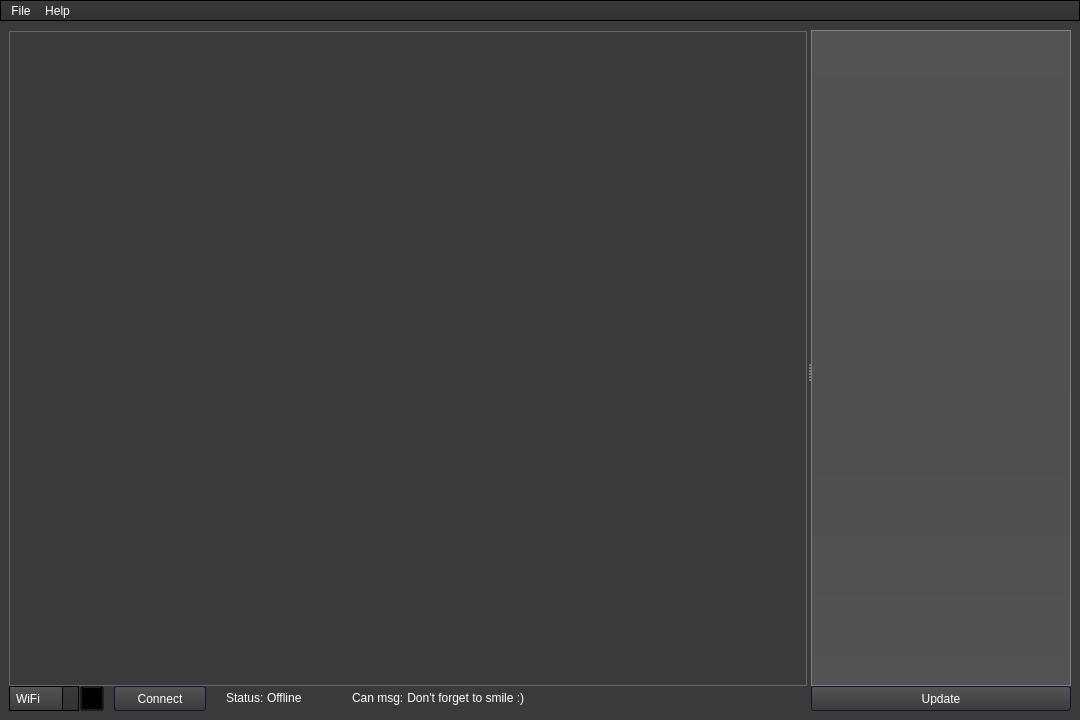
<?xml version="1.0" encoding="UTF-8"?>
<ui version="4.0">
 <class>MainWindow</class>
 <widget class="QMainWindow" name="MainWindow">
  <property name="enabled">
   <bool>true</bool>
  </property>
  <property name="geometry">
   <rect>
    <x>0</x>
    <y>0</y>
    <width>1080</width>
    <height>720</height>
   </rect>
  </property>
  <property name="sizePolicy">
   <sizepolicy hsizetype="MinimumExpanding" vsizetype="Expanding">
    <horstretch>0</horstretch>
    <verstretch>0</verstretch>
   </sizepolicy>
  </property>
  <property name="minimumSize">
   <size>
    <width>1080</width>
    <height>720</height>
   </size>
  </property>
  <property name="windowTitle">
   <string>CanReader FS Tul Racing</string>
  </property>
  <property name="windowIcon">
   <iconset>
    <normaloff>../Images/formula-1.svg</normaloff>../Images/formula-1.svg</iconset>
  </property>
  <property name="autoFillBackground">
   <bool>false</bool>
  </property>
  <property name="styleSheet">
   <string notr="true">/*Copyright (c) DevSec Studio. All rights reserved.

MIT License

Permission is hereby granted, free of charge, to any person obtaining a copy
of this software and associated documentation files (the &quot;Software&quot;), to deal
in the Software without restriction, including without limitation the rights
to use, copy, modify, merge, publish, distribute, sublicense, and/or sell
copies of the Software, and to permit persons to whom the Software is
furnished to do so, subject to the following conditions:

The above copyright notice and this permission notice shall be included in all
copies or substantial portions of the Software.

THE SOFTWARE IS PROVIDED *AS IS*, WITHOUT WARRANTY OF ANY KIND, EXPRESS OR
IMPLIED, INCLUDING BUT NOT LIMITED TO THE WARRANTIES OF MERCHANTABILITY,
FITNESS FOR A PARTICULAR PURPOSE AND NONINFRINGEMENT. IN NO EVENT SHALL THE
AUTHORS OR COPYRIGHT HOLDERS BE LIABLE FOR ANY CLAIM, DAMAGES OR OTHER
LIABILITY, WHETHER IN AN ACTION OF CONTRACT, TORT OR OTHERWISE, ARISING FROM,
OUT OF OR IN CONNECTION WITH THE SOFTWARE OR THE USE OR OTHER DEALINGS IN THE SOFTWARE.
*/

/*-----QWidget-----*/
QWidget
{
	background-color: #3a3a3a;
	color: #fff;
	selection-background-color: #b78620;
	selection-color: #000;

}


/*-----QLabel-----*/
QLabel
{
	background-color: transparent;
	color: #fff;

}


/*-----QMenuBar-----*/
QMenuBar 
{
	background-color: qlineargradient(spread:repeat, x1:1, y1:0, x2:1, y2:1, stop:0 rgba(57, 57, 57, 255),stop:1 rgba(50, 50, 50, 255));
	border: 1px solid #000;
	color: #fff;

}


QMenuBar::item 
{
	background-color: transparent;

}


QMenuBar::item:selected 
{
	background-color: rgba(183, 134, 32, 20%);
	border: 1px solid #b78620;
	color: #fff;

}


QMenuBar::item:pressed 
{
	background-color: rgb(183, 134, 32);
	border: 1px solid #b78620;
	color: #fff;

}


/*-----QMenu-----*/
QMenu
{
    background-color: qlineargradient(spread:repeat, x1:1, y1:0, x2:1, y2:1, stop:0 rgba(57, 57, 57, 255),stop:1 rgba(50, 50, 50, 255));
    border: 1px solid #222;
    padding: 4px;
	color: #fff;

}


QMenu::item
{
    background-color: transparent;
    padding: 2px 20px 2px 20px;

}


QMenu::separator
{
   	background-color: rgb(183, 134, 32);
	height: 1px;

}


QMenu::item:disabled
{
    color: #555;
    background-color: transparent;
    padding: 2px 20px 2px 20px;

}


QMenu::item:selected
{
	background-color: rgba(183, 134, 32, 20%);
	border: 1px solid #b78620;
	color: #fff;

}


/*-----QToolBar-----*/
QToolBar
{
	background-color: qlineargradient(spread:repeat, x1:1, y1:0, x2:1, y2:1, stop:0 rgba(69, 69, 69, 255),stop:1 rgba(58, 58, 58, 255));
	border-top: none;
	border-bottom: 1px solid #4f4f4f;
	border-left: 1px solid #4f4f4f;
	border-right: 1px solid #4f4f4f;

}


QToolBar::separator
{
	background-color: #2e2e2e;
	width: 1px;
    

}


/*-----QToolButton-----*/
QToolButton 
{
	background-color: transparent;
	color: #fff;
	padding: 5px;
	padding-left: 8px;
	padding-right: 8px;
	margin-left: 1px;
	border-right: solid 1px #051a39;
}


QToolButton:hover
{
	background-color: rgba(183, 134, 32, 20%);
	border: 1px solid #b78620;
	color: #fff;
	
}


QToolButton:pressed
{
	background-color: qlineargradient(spread:repeat, x1:1, y1:0, x2:1, y2:1, stop:0 rgba(57, 57, 57, 255),stop:1 rgba(50, 50, 50, 255));
	border: 1px solid #b78620;

}


QToolButton:checked
{
	background-color: qlineargradient(spread:repeat, x1:1, y1:0, x2:1, y2:1, stop:0 rgba(57, 57, 57, 255),stop:1 rgba(50, 50, 50, 255));
	border: 1px solid #222;
}


/*-----QPushButton-----*/
QPushButton
{
	background-color: qlineargradient(spread:repeat, x1:1, y1:0, x2:1, y2:1, stop:0 rgba(84, 84, 84, 255),stop:1 rgba(59, 59, 59, 255));
	color: #ffffff;
	min-width: 80px;
	border-style: solid;
	border-width: 1px;
	border-radius: 3px;
	border-color: #051a39;
	padding: 5px;

}


QPushButton::flat
{
	background-color: transparent;
	border: none;
	color: #fff;

}


QPushButton::disabled
{
	background-color: #404040;
	color: #656565;
	border-color: #051a39;

}


QPushButton::hover
{
	background-color: rgba(183, 134, 32, 20%);
	border: 1px solid #b78620;

}


QPushButton::pressed
{
	background-color: qlineargradient(spread:repeat, x1:1, y1:0, x2:1, y2:1, stop:0 rgba(74, 74, 74, 255),stop:1 rgba(49, 49, 49, 255));
	border: 1px solid #b78620;

}


QPushButton::checked
{
	background-color: qlineargradient(spread:repeat, x1:1, y1:0, x2:1, y2:1, stop:0 rgba(74, 74, 74, 255),stop:1 rgba(49, 49, 49, 255));
	border: 1px solid #222;

}


/*-----QLineEdit-----*/
QLineEdit
{
	background-color: #131313;
	color : #eee;
	border: 1px solid #343434;
	border-radius: 2px;
	padding: 3px;
	padding-left: 5px;

}


/*-----QPlainTExtEdit-----*/
QPlainTextEdit
{
	background-color: #131313;
	color : #eee;
	border: 1px solid #343434;
	border-radius: 2px;
	padding: 3px;
	padding-left: 5px;

}


/*-----QTabBar-----*/
QTabBar::tab
{
	background-color: qlineargradient(spread:repeat, x1:1, y1:0, x2:1, y2:1, stop:0 rgba(84, 84, 84, 255),stop:1 rgba(59, 59, 59, 255));
	color: #ffffff;
	border-style: solid;
	border-width: 1px;
	border-color: #666;
	border-bottom: none;
	padding: 5px;
	padding-left: 15px;
	padding-right: 15px;

}


QTabWidget::pane 
{
	background-color: red;
	border: 1px solid #666;
	top: 1px;

}


QTabBar::tab:last
{
	margin-right: 0; 

}


QTabBar::tab:first:!selected
{
	background-color: #0c0c0d;
	margin-left: 0px;

}


QTabBar::tab:!selected
{
	color: #b1b1b1;
	border-bottom-style: solid;
	background-color: #0c0c0d;

}


QTabBar::tab:selected
{
	margin-bottom: 0px;

}


QTabBar::tab:!selected:hover
{
	border-top-color: #b78620;

}


/*-----QComboBox-----*/
QComboBox
{
    background-color: qlineargradient(spread:repeat, x1:1, y1:0, x2:1, y2:1, stop:0 rgba(84, 84, 84, 255),stop:1 rgba(59, 59, 59, 255));
    border: 1px solid #000;
    padding-left: 6px;
    color: #ffffff;
    height: 20px;

}


QComboBox::disabled
{
	background-color: #404040;
	color: #656565;
	border-color: #051a39;

}


QComboBox:on
{	
	background-color: #b78620;
	color: #000;
}


QComboBox QAbstractItemView
{
    background-color: #383838;
    color: #ffffff;
    border: 1px solid black;
    selection-background-color: #b78620;
    outline: 0;

}


QComboBox::drop-down
{
	background-color: qlineargradient(spread:repeat, x1:1, y1:0, x2:1, y2:1, stop:0 rgba(57, 57, 57, 255),stop:1 rgba(50, 50, 50, 255));
    subcontrol-origin: padding;
    subcontrol-position: top right;
    width: 15px;
    border-left-width: 1px;
    border-left-color: black;
    border-left-style: solid; 

}


QComboBox::down-arrow
{
    image: url(./Images/arrow_down_gray_icon.png);
    width: 12px;
    height: 12px;
}


/*-----QSpinBox &amp; QDateTimeEdit-----*/
QSpinBox,
QDateTimeEdit 
{
    background-color: #131313;
	color : #eee;
	border: 1px solid #343434;
	padding: 3px;
	padding-left: 5px;
    border-radius : 2px;

}


QSpinBox::up-button, 
QDateTimeEdit::up-button
{
	border-top-right-radius:2px;
	background-color: #777777;
    width: 16px; 
    border-width: 1px;

}


QSpinBox::up-button:hover, 
QDateTimeEdit::up-button:hover
{
	background-color: #585858;

}


QSpinBox::up-button:pressed, 
QDateTimeEdit::up-button:pressed
{
	background-color: #252525;
    width: 16px; 
    border-width: 1px;

}


QSpinBox::up-arrow,
QDateTimeEdit::up-arrow
{
    image: url(://arrow-up.png);
    width: 7px;
    height: 7px;

}


QSpinBox::down-button, 
QDateTimeEdit::down-button
{
	border-bottom-right-radius:2px;
	background-color: #777777;
    width: 16px; 
    border-width: 1px;

}


QSpinBox::down-button:hover, 
QDateTimeEdit::down-button:hover
{
	background-color: #585858;

}


QSpinBox::down-button:pressed, 
QDateTimeEdit::down-button:pressed
{
	background-color: #252525;
    width: 16px; 
    border-width: 1px;

}


QSpinBox::down-arrow,
QDateTimeEdit::down-arrow
{
    image: url(://arrow-down.png);
    width: 7px;
    height: 7px;

}


/*-----QGroupBox-----*/
QGroupBox 
{
    border: 1px solid;
    border-color: #666666;
	border-radius: 5px;
    margin-top: 20px;

}


QGroupBox::title  
{
    background-color: transparent;
    color: #eee;
    subcontrol-origin: margin;
    padding: 5px;
	border-top-left-radius: 3px;
	border-top-right-radius: 3px;

}


/*-----QHeaderView-----*/
QHeaderView::section
{
    background-color: qlineargradient(spread:repeat, x1:1, y1:0, x2:1, y2:1, stop:0 rgba(60, 60, 60, 255),stop:1 rgba(50, 50, 50, 255));
	border: 1px solid #000;
    color: #fff;
    text-align: left;
	padding: 4px;
	
}


QHeaderView::section:disabled
{
    background-color: #525251;
    color: #656565;

}


QHeaderView::section:checked
{
    background-color: qlineargradient(spread:repeat, x1:1, y1:0, x2:1, y2:1, stop:0 rgba(60, 60, 60, 255),stop:1 rgba(50, 50, 50, 255));
    color: #fff;

}


QHeaderView::section::vertical::first,
QHeaderView::section::vertical::only-one
{
    border-top: 1px solid #353635;

}


QHeaderView::section::vertical
{
    border-top: 1px solid #353635;

}


QHeaderView::section::horizontal::first,
QHeaderView::section::horizontal::only-one
{
    border-left: 1px solid #353635;

}


QHeaderView::section::horizontal
{
    border-left: 1px solid #353635;

}


QTableCornerButton::section
{
    background-color: qlineargradient(spread:repeat, x1:1, y1:0, x2:1, y2:1, stop:0 rgba(60, 60, 60, 255),stop:1 rgba(50, 50, 50, 255));
	border: 1px solid #000;
    color: #fff;

}


/*-----QTreeWidget-----*/
QTreeView
{
	show-decoration-selected: 1;
	alternate-background-color: #3a3a3a;
	selection-color: #fff;
	background-color: #2d2d2d;
	border: 1px solid gray;
	padding-top : 5px;
	color: #fff;
	font: 8pt;

}


QTreeView::item:selected
{
	color:#fff;
	background-color: #b78620;
	border-radius: 0px;

}


QTreeView::item:!selected:hover
{
    background-color: #262626;
    border: none;
    color: white;

}


QTreeView::branch:has-children:!has-siblings:closed,
QTreeView::branch:closed:has-children:has-siblings 
{
	image: url(://tree-closed.png);

}


QTreeView::branch:open:has-children:!has-siblings,
QTreeView::branch:open:has-children:has-siblings  
{
	image: url(://tree-open.png);

}


/*-----QListView-----*/
QListView 
{
	background-color: qlineargradient(spread:repeat, x1:1, y1:0, x2:1, y2:1, stop:0 rgba(83, 83, 83, 255),stop:0.293269 rgba(81, 81, 81, 255),stop:0.634615 rgba(79, 79, 79, 255),stop:1 rgba(83, 83, 83, 255));
    border : none;
    color: white;
    show-decoration-selected: 1; 
    outline: 0;
	border: 1px solid gray;

}


QListView::disabled 
{
	background-color: #656565;
	color: #1b1b1b;
    border: 1px solid #656565;

}


QListView::item 
{
	background-color: #2d2d2d;
    padding: 1px;

}


QListView::item:alternate 
{
    background-color: #3a3a3a;

}


QListView::item:selected 
{
	background-color: #b78620;
	border: 1px solid #b78620;
	color: #fff;

}


QListView::item:selected:!active 
{
	background-color: #b78620;
	border: 1px solid #b78620;
	color: #fff;

}


QListView::item:selected:active 
{
	background-color: #b78620;
	border: 1px solid #b78620;
	color: #fff;

}


QListView::item:hover {
    background-color: #262626;
    border: none;
    color: white;

}


/*-----QCheckBox-----*/
QCheckBox
{
	background-color: transparent;
    color: lightgray;
	border: none;

}


QCheckBox::indicator
{
    background-color: #323232;
    border: 1px solid darkgray;
    width: 12px;
    height: 12px;

}


QCheckBox::indicator:checked
{
    image:url(&quot;./ressources/check.png&quot;);
	background-color: #b78620;
    border: 1px solid #3a546e;

}


QCheckBox::indicator:unchecked:hover
{
	border: 1px solid #b78620; 

}


QCheckBox::disabled
{
	color: #656565;

}


QCheckBox::indicator:disabled
{
	background-color: #656565;
	color: #656565;
    border: 1px solid #656565;

}


/*-----QRadioButton-----*/
QRadioButton 
{
	color: lightgray;
	background-color: transparent;

}


QRadioButton::indicator::unchecked:hover 
{
	background-color: lightgray;
	border: 2px solid #b78620;
	border-radius: 6px;
}


QRadioButton::indicator::checked 
{
	border: 2px solid #b78620;
	border-radius: 6px;
	background-color: rgba(183,134,32,20%);  
	width: 9px; 
	height: 9px; 

}


/*-----QSlider-----*/
QSlider::groove:horizontal 
{
	background-color: transparent;
	height: 3px;

}


QSlider::sub-page:horizontal 
{
	background-color: #b78620;

}


QSlider::add-page:horizontal 
{
	background-color: #131313;

}


QSlider::handle:horizontal 
{
	background-color: #b78620;
	width: 14px;
	margin-top: -6px;
	margin-bottom: -6px;
	border-radius: 6px;

}


QSlider::handle:horizontal:hover 
{
	background-color: #d89e25;
	border-radius: 6px;

}


QSlider::sub-page:horizontal:disabled 
{
	background-color: #bbb;
	border-color: #999;

}


QSlider::add-page:horizontal:disabled 
{
	background-color: #eee;
	border-color: #999;

}


QSlider::handle:horizontal:disabled 
{
	background-color: #eee;
	border: 1px solid #aaa;
	border-radius: 3px;

}


/*-----QScrollBar-----*/
QScrollBar:horizontal
{
    border: 1px solid #222222;
    background-color: #3d3d3d;
    height: 15px;
    margin: 0px 16px 0 16px;

}


QScrollBar::handle:horizontal
{
	background-color: qlineargradient(spread:repeat, x1:1, y1:0, x2:1, y2:1, stop:0 rgba(97, 97, 97, 255),stop:1 rgba(90, 90, 90, 255));
	border: 1px solid #2d2d2d;
    min-height: 20px;

}


QScrollBar::add-line:horizontal
{
	background-color: qlineargradient(spread:repeat, x1:1, y1:0, x2:1, y2:1, stop:0 rgba(97, 97, 97, 255),stop:1 rgba(90, 90, 90, 255));
	border: 1px solid #2d2d2d;
    width: 15px;
    subcontrol-position: right;
    subcontrol-origin: margin;

}


QScrollBar::sub-line:horizontal
{
	background-color: qlineargradient(spread:repeat, x1:1, y1:0, x2:1, y2:1, stop:0 rgba(97, 97, 97, 255),stop:1 rgba(90, 90, 90, 255));
	border: 1px solid #2d2d2d;
    width: 15px;
    subcontrol-position: left;
    subcontrol-origin: margin;

}


QScrollBar::right-arrow:horizontal
{
    image: url(://arrow-right.png);
    width: 6px;
    height: 6px;

}


QScrollBar::left-arrow:horizontal
{
    image: url(://arrow-left.png);
    width: 6px;
    height: 6px;

}


QScrollBar::add-page:horizontal, QScrollBar::sub-page:horizontal
{
    background: none;

}


QScrollBar:vertical
{
    background-color: #3d3d3d;
    width: 16px;
	border: 1px solid #2d2d2d;
    margin: 16px 0px 16px 0px;

}


QScrollBar::handle:vertical
{
    background-color: qlineargradient(spread:repeat, x1:1, y1:0, x2:1, y2:1, stop:0 rgba(97, 97, 97, 255),stop:1 rgba(90, 90, 90, 255));
	border: 1px solid #2d2d2d;
    min-height: 20px;

}


QScrollBar::add-line:vertical
{
	background-color: qlineargradient(spread:repeat, x1:1, y1:0, x2:1, y2:1, stop:0 rgba(97, 97, 97, 255),stop:1 rgba(90, 90, 90, 255));
	border: 1px solid #2d2d2d;
    height: 15px;
    subcontrol-position: bottom;
    subcontrol-origin: margin;

}


QScrollBar::sub-line:vertical
{
	background-color: qlineargradient(spread:repeat, x1:1, y1:0, x2:1, y2:1, stop:0 rgba(97, 97, 97, 255),stop:1 rgba(90, 90, 90, 255));
	border: 1px solid #2d2d2d;
    height: 15px;
    subcontrol-position: top;
    subcontrol-origin: margin;

}


QScrollBar::up-arrow:vertical
{
    image: url(://arrow-up.png);
    width: 6px;
    height: 6px;

}


QScrollBar::down-arrow:vertical
{
    image: url(://arrow-down.png);
    width: 6px;
    height: 6px;

}


QScrollBar::add-page:vertical, QScrollBar::sub-page:vertical
{
    background: none;

}


/*-----QProgressBar-----*/
QProgressBar
{
    border: 1px solid #666666;
    text-align: center;
	color: #000;
	font-weight: bold;

}


QProgressBar::chunk
{
    background-color: #b78620;
    width: 30px;
    margin: 0.5px;

}

</string>
  </property>
  <widget class="QWidget" name="centralwidget">
   <property name="sizePolicy">
    <sizepolicy hsizetype="Preferred" vsizetype="MinimumExpanding">
     <horstretch>0</horstretch>
     <verstretch>0</verstretch>
    </sizepolicy>
   </property>
   <property name="styleSheet">
    <string notr="true"/>
   </property>
   <layout class="QHBoxLayout" name="horizontalLayout_2">
    <item>
     <widget class="QSplitter" name="splitter">
      <property name="sizePolicy">
       <sizepolicy hsizetype="Expanding" vsizetype="Preferred">
        <horstretch>0</horstretch>
        <verstretch>0</verstretch>
       </sizepolicy>
      </property>
      <property name="styleSheet">
       <string notr="true"/>
      </property>
      <property name="orientation">
       <enum>Qt::Horizontal</enum>
      </property>
      <widget class="QWidget" name="verticalLayoutWidget">
       <layout class="QVBoxLayout" name="verticalLayout">
        <property name="spacing">
         <number>0</number>
        </property>
        <item>
         <widget class="QTabWidget" name="tabWidget">
          <property name="sizePolicy">
           <sizepolicy hsizetype="Expanding" vsizetype="Expanding">
            <horstretch>0</horstretch>
            <verstretch>0</verstretch>
           </sizepolicy>
          </property>
          <property name="minimumSize">
           <size>
            <width>640</width>
            <height>474</height>
           </size>
          </property>
          <property name="maximumSize">
           <size>
            <width>9999</width>
            <height>9999</height>
           </size>
          </property>
          <property name="baseSize">
           <size>
            <width>0</width>
            <height>0</height>
           </size>
          </property>
          <property name="font">
           <font>
            <pointsize>8</pointsize>
           </font>
          </property>
          <property name="focusPolicy">
           <enum>Qt::TabFocus</enum>
          </property>
          <property name="styleSheet">
           <string notr="true"/>
          </property>
          <property name="tabShape">
           <enum>QTabWidget::Triangular</enum>
          </property>
          <property name="currentIndex">
           <number>-1</number>
          </property>
          <property name="iconSize">
           <size>
            <width>40</width>
            <height>40</height>
           </size>
          </property>
          <property name="usesScrollButtons">
           <bool>false</bool>
          </property>
          <property name="movable">
           <bool>true</bool>
          </property>
          <property name="tabBarAutoHide">
           <bool>true</bool>
          </property>
         </widget>
        </item>
        <item>
         <layout class="QHBoxLayout" name="horizontalLayout">
          <property name="spacing">
           <number>0</number>
          </property>
          <property name="leftMargin">
           <number>0</number>
          </property>
          <item>
           <widget class="QComboBox" name="cbox_com_type">
            <property name="minimumSize">
             <size>
              <width>70</width>
              <height>25</height>
             </size>
            </property>
            <property name="maximumSize">
             <size>
              <width>70</width>
              <height>25</height>
             </size>
            </property>
            <property name="styleSheet">
             <string notr="true"/>
            </property>
            <item>
             <property name="text">
              <string>WiFi</string>
             </property>
            </item>
            <item>
             <property name="text">
              <string>Serial</string>
             </property>
            </item>
           </widget>
          </item>
          <item>
           <widget class="QToolButton" name="toolbtn_com_settings">
            <property name="minimumSize">
             <size>
              <width>25</width>
              <height>25</height>
             </size>
            </property>
            <property name="maximumSize">
             <size>
              <width>25</width>
              <height>25</height>
             </size>
            </property>
            <property name="text">
             <string/>
            </property>
            <property name="icon">
             <iconset>
              <normaloff>../Images/settings_white_icon.png</normaloff>../Images/settings_white_icon.png</iconset>
            </property>
            <property name="iconSize">
             <size>
              <width>20</width>
              <height>20</height>
             </size>
            </property>
            <property name="autoRaise">
             <bool>false</bool>
            </property>
            <property name="arrowType">
             <enum>Qt::NoArrow</enum>
            </property>
           </widget>
          </item>
          <item>
           <spacer name="horizontalSpacer_3">
            <property name="orientation">
             <enum>Qt::Horizontal</enum>
            </property>
            <property name="sizeType">
             <enum>QSizePolicy::Fixed</enum>
            </property>
            <property name="sizeHint" stdset="0">
             <size>
              <width>10</width>
              <height>20</height>
             </size>
            </property>
           </spacer>
          </item>
          <item>
           <widget class="QPushButton" name="button_connect">
            <property name="minimumSize">
             <size>
              <width>92</width>
              <height>25</height>
             </size>
            </property>
            <property name="maximumSize">
             <size>
              <width>100</width>
              <height>25</height>
             </size>
            </property>
            <property name="styleSheet">
             <string notr="true"/>
            </property>
            <property name="text">
             <string>Connect</string>
            </property>
           </widget>
          </item>
          <item>
           <spacer name="horizontalSpacer_2">
            <property name="orientation">
             <enum>Qt::Horizontal</enum>
            </property>
            <property name="sizeType">
             <enum>QSizePolicy::Fixed</enum>
            </property>
            <property name="sizeHint" stdset="0">
             <size>
              <width>20</width>
              <height>20</height>
             </size>
            </property>
           </spacer>
          </item>
          <item>
           <widget class="QLabel" name="label_2">
            <property name="sizePolicy">
             <sizepolicy hsizetype="Fixed" vsizetype="Fixed">
              <horstretch>0</horstretch>
              <verstretch>0</verstretch>
             </sizepolicy>
            </property>
            <property name="styleSheet">
             <string notr="true"/>
            </property>
            <property name="text">
             <string>Status: </string>
            </property>
           </widget>
          </item>
          <item>
           <widget class="QLabel" name="label_status">
            <property name="sizePolicy">
             <sizepolicy hsizetype="Fixed" vsizetype="Fixed">
              <horstretch>0</horstretch>
              <verstretch>0</verstretch>
             </sizepolicy>
            </property>
            <property name="styleSheet">
             <string notr="true"/>
            </property>
            <property name="text">
             <string>Offline</string>
            </property>
           </widget>
          </item>
          <item>
           <spacer name="horizontalSpacer">
            <property name="orientation">
             <enum>Qt::Horizontal</enum>
            </property>
            <property name="sizeType">
             <enum>QSizePolicy::Fixed</enum>
            </property>
            <property name="sizeHint" stdset="0">
             <size>
              <width>50</width>
              <height>25</height>
             </size>
            </property>
           </spacer>
          </item>
          <item>
           <widget class="QLabel" name="label_4">
            <property name="sizePolicy">
             <sizepolicy hsizetype="Fixed" vsizetype="Fixed">
              <horstretch>0</horstretch>
              <verstretch>0</verstretch>
             </sizepolicy>
            </property>
            <property name="styleSheet">
             <string notr="true"/>
            </property>
            <property name="text">
             <string>Can msg:</string>
            </property>
           </widget>
          </item>
          <item>
           <widget class="QLabel" name="label_can_msg">
            <property name="sizePolicy">
             <sizepolicy hsizetype="Expanding" vsizetype="Fixed">
              <horstretch>0</horstretch>
              <verstretch>0</verstretch>
             </sizepolicy>
            </property>
            <property name="styleSheet">
             <string notr="true"/>
            </property>
            <property name="text">
             <string> Don't forget to smile :)</string>
            </property>
           </widget>
          </item>
         </layout>
        </item>
       </layout>
      </widget>
      <widget class="QWidget" name="verticalLayoutWidget_2">
       <layout class="QVBoxLayout" name="verticalLayout_2">
        <property name="spacing">
         <number>0</number>
        </property>
        <property name="sizeConstraint">
         <enum>QLayout::SetMaximumSize</enum>
        </property>
        <item>
         <widget class="QListWidget" name="variable_list_widget">
          <property name="sizePolicy">
           <sizepolicy hsizetype="Minimum" vsizetype="Expanding">
            <horstretch>0</horstretch>
            <verstretch>0</verstretch>
           </sizepolicy>
          </property>
          <property name="minimumSize">
           <size>
            <width>260</width>
            <height>0</height>
           </size>
          </property>
          <property name="maximumSize">
           <size>
            <width>260</width>
            <height>16777215</height>
           </size>
          </property>
          <property name="styleSheet">
           <string notr="true"/>
          </property>
          <property name="lineWidth">
           <number>5</number>
          </property>
          <property name="midLineWidth">
           <number>2</number>
          </property>
         </widget>
        </item>
        <item>
         <widget class="QPushButton" name="button_update">
          <property name="sizePolicy">
           <sizepolicy hsizetype="Minimum" vsizetype="Fixed">
            <horstretch>0</horstretch>
            <verstretch>0</verstretch>
           </sizepolicy>
          </property>
          <property name="minimumSize">
           <size>
            <width>92</width>
            <height>25</height>
           </size>
          </property>
          <property name="maximumSize">
           <size>
            <width>260</width>
            <height>25</height>
           </size>
          </property>
          <property name="styleSheet">
           <string notr="true"/>
          </property>
          <property name="text">
           <string>Update</string>
          </property>
          <property name="checkable">
           <bool>false</bool>
          </property>
          <property name="default">
           <bool>false</bool>
          </property>
          <property name="flat">
           <bool>false</bool>
          </property>
         </widget>
        </item>
       </layout>
      </widget>
     </widget>
    </item>
   </layout>
  </widget>
  <widget class="QMenuBar" name="menubar">
   <property name="geometry">
    <rect>
     <x>0</x>
     <y>0</y>
     <width>1080</width>
     <height>23</height>
    </rect>
   </property>
   <property name="autoFillBackground">
    <bool>false</bool>
   </property>
   <property name="styleSheet">
    <string notr="true"/>
   </property>
   <widget class="QMenu" name="menuFile">
    <property name="title">
     <string>File</string>
    </property>
    <addaction name="separator"/>
    <addaction name="action_save"/>
    <addaction name="action_load"/>
   </widget>
   <widget class="QMenu" name="menuHelp">
    <property name="title">
     <string>Help</string>
    </property>
    <addaction name="action_about"/>
    <addaction name="action_documentation"/>
   </widget>
   <addaction name="menuFile"/>
   <addaction name="menuHelp"/>
  </widget>
  <action name="action_save">
   <property name="icon">
    <iconset>
     <normaloff>../Images/download.svg</normaloff>../Images/download.svg</iconset>
   </property>
   <property name="text">
    <string>Save</string>
   </property>
   <property name="toolTip">
    <string>Save data to file.</string>
   </property>
   <property name="shortcut">
    <string>Ctrl+S</string>
   </property>
  </action>
  <action name="action_load">
   <property name="icon">
    <iconset>
     <normaloff>../Images/folder1.svg</normaloff>../Images/folder1.svg</iconset>
   </property>
   <property name="text">
    <string>Load</string>
   </property>
   <property name="toolTip">
    <string>Loads data from file.</string>
   </property>
   <property name="shortcut">
    <string>Ctrl+L</string>
   </property>
  </action>
  <action name="action_about">
   <property name="icon">
    <iconset>
     <normaloff>../Images/information.svg</normaloff>../Images/information.svg</iconset>
   </property>
   <property name="text">
    <string>About</string>
   </property>
   <property name="toolTip">
    <string>Show about dialog.</string>
   </property>
   <property name="shortcut">
    <string>Ctrl+A</string>
   </property>
  </action>
  <action name="action_documentation">
   <property name="icon">
    <iconset>
     <normaloff>../Images/question.svg</normaloff>../Images/question.svg</iconset>
   </property>
   <property name="text">
    <string>Documentation</string>
   </property>
   <property name="toolTip">
    <string>Open documentation.</string>
   </property>
   <property name="shortcut">
    <string>Ctrl+D</string>
   </property>
  </action>
 </widget>
 <resources/>
 <connections/>
</ui>
